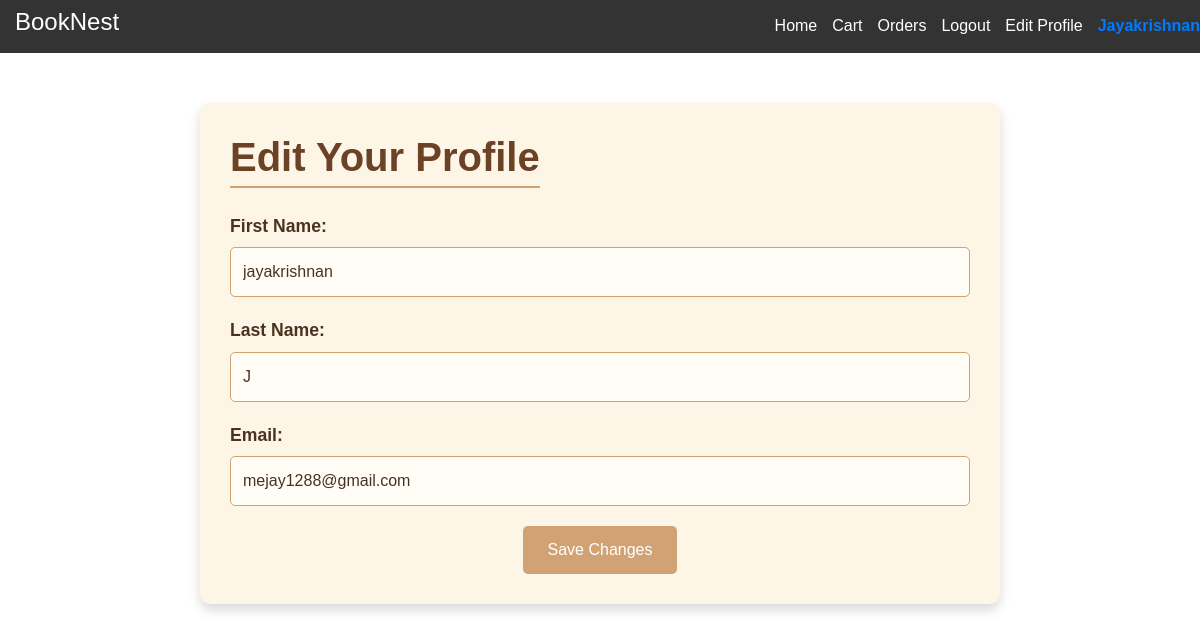
Screenshot of /edit-profile/ (signed in) with the database file from the repository.
### store/models.py (models this page shows, shortened)
class CustomUser(AbstractUser):
    pass

### store/views.py (the view, shortened to what this page needs)
# urls.py: path('edit-profile/', views.edit_profile, name='edit_profile'),
@login_required
def edit_profile(request):
    user = request.user  # The logged-in user
    return render(request, 'edit_profile.html', {'user': user})

### templates/edit_profile.html (shortened to what this page needs)
{% extends 'base.html' %}
{% block content %}
<div class="container">
    <h2>Edit Your Profile</h2>
    <form method="POST" class="profile-form">
        <div class="form-group">
            <label for="first_name">First Name:</label>
            <input type="text" id="first_name" name="first_name" value="{{ user.first_name }}" required>
        </div>
        <div class="form-group">
            <label for="last_name">Last Name:</label>
            <input type="text" id="last_name" name="last_name" value="{{ user.last_name }}" required>
        </div>
        <div class="form-group">
            <label for="email">Email:</label>
            <input type="email" id="email" name="email" value="{{ user.email }}" required>
        </div>
        <button type="submit" class="submit-button">Save Changes</button>
    </form>
</div>
{% endblock %}

### templates/base.html (shortened to what this page needs)
{% load static %}
<!DOCTYPE html>
<html lang="en">
<head>
    <link rel="stylesheet" href="{% static 'style2.css' %}">
    <link href="https://cdn.jsdelivr.net/npm/bootstrap@5.3.3/dist/css/bootstrap.min.css" rel="stylesheet">
</head>
<body>
    <header class="navbar">
        <div class="navbar-left">
            <h1><a href="{% url 'home' %}">BookNest</a></h1>
        </div>
        <div class="navbar-right">
            {% if user.is_authenticated %}
            <a href="{% url 'home' %}">Home</a>
            <a href="{% url 'cart_view' %}">Cart</a>
            <a href="{% url 'orders' %}">Orders</a>
            <a href="{% url 'index' %}">Logout</a>
            <a href="{% url 'edit_profile' %}">Edit Profile</a>
                <span>{{ user.username }}</span>
            {% endif %}
        </div>
    </header>
    <main>
        {% block content %}{% endblock %}
    </main>
</body>
</html>

### static/style2.css (style rules this page uses)
* { margin: 0; padding: 0; box-sizing: border-box; font-family: Arial, sans-serif; }
.navbar { background-color: #333; color: white; display: flex; justify-content: space-between; padding: 10px 20px; padding-bottom: 25px; }
.navbar-right { display: flex; align-items: center; justify-content: center; }
.navbar h1 { font-size: 24px; }
.navbar a { color: white; margin-left: 15px; text-decoration: none; }

### templates/base.html (style rules this page uses)
.navbar-right span { margin-left: 15px; font-weight: bold; color: #007BFF; }

### templates/edit_profile.html (style rules this page uses)
.container { width: 80%; max-width: 800px; margin: 50px auto; padding: 30px; background-color: #fdf5e6; border-radius: 10px; box-shadow: 0 6px 12px rgba(0, 0, 0, 0.15); font-family: 'Georgia', serif; }
h2 { text-align: center; font-size: 2.5em; color: #6b4226; margin-bottom: 25px; font-weight: bold; border-bottom: 2px solid #d1a374; display: inline-block; padding-bottom: 5px; }
.profile-form { display: flex; flex-direction: column; gap: 20px; }
.form-group { display: flex; flex-direction: column; }
input[type="text"], input[type="email"] { padding: 12px; font-size: 1rem; border: 1px solid #d1a374; border-radius: 5px; margin-top: 8px; background-color: #fffdf5; color: #4b3220; }
label { font-weight: bold; font-size: 1.1rem; color: #4b3220; }
.submit-button { padding: 12px 25px; font-size: 1rem; background-color: #d1a374; color: white; border: none; border-radius: 5px; cursor: pointer; font-family: 'Arial', sans-serif; transition: background-color 0.3s ease, transform 0.2s ease; align-self: center; }

### rows the page displays
CustomUser: username "Jayakrishnan", first_name "jayakrishnan", last_name "J", email "mejay1288@gmail.com"
